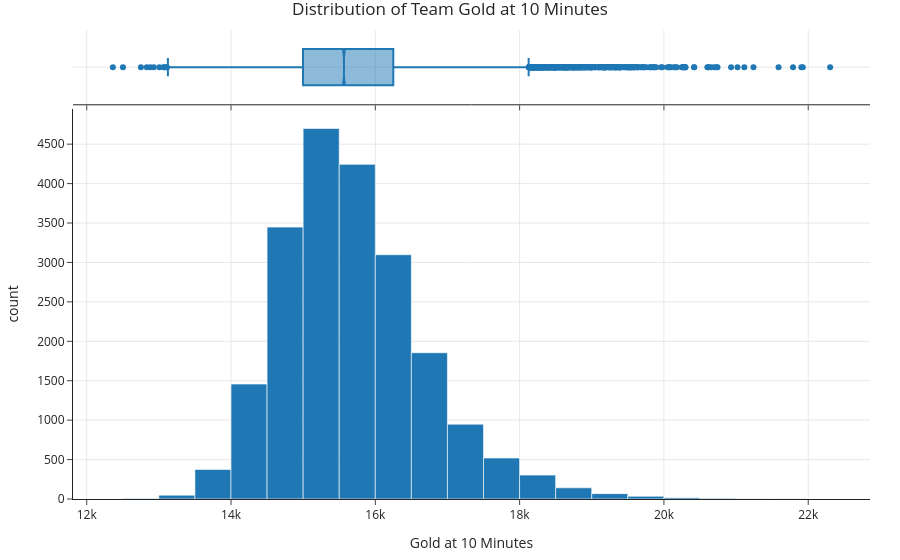

The notebook cell this image was saved under:
### Code cell
fig_goldat10 = px.histogram(
    cleaned.dropna(subset=["goldat10"]),
    x="goldat10",
    nbins=40,
    marginal="box",
    title="Distribution of Team Gold at 10 Minutes",
    labels={"goldat10": "Gold at 10 Minutes"}
)

fig_goldat10.show()
fig_goldat10.write_html(assets_dir / "gold-at-10-distribution.html", include_plotlyjs="cdn")

### Figure 1 — Plotly figure (JSON) as saved in the notebook; plotly's stock layout.template omitted (floating-point values rounded to 4 significant figures; data arrays with more than 128 entries replaced by an {"elided": "..."} marker saying what was removed)
{"data": [{"alignmentgroup": "True", "bingroup": "x", "hovertemplate": "Gold at 10 Minutes=%{x}<br>count=%{y}<extra></extra>", "legendgroup": "", "marker": {"color": "#1F77B4", "pattern": {"shape": ""}}, "name": "", "nbinsx": 40, "offsetgroup": "", "orientation": "v", "showlegend": false, "type": "histogram", "x": {"elided": "21282 int values"}, "xaxis": "x", "yaxis": "y"}, {"alignmentgroup": "True", "hovertemplate": "Gold at 10 Minutes=%{x}<extra></extra>", "legendgroup": "", "marker": {"color": "#1F77B4"}, "name": "", "notched": true, "offsetgroup": "", "showlegend": false, "type": "box", "x": {"elided": "21282 int values"}, "xaxis": "x2", "yaxis": "y2"}], "layout": {"barmode": "relative", "legend": {"tracegroupgap": 0}, "title": {"text": "Distribution of Team Gold at 10 Minutes"}, "xaxis": {"anchor": "y", "domain": [0, 1], "title": {"text": "Gold at 10 Minutes"}}, "xaxis2": {"anchor": "y2", "domain": [0, 1], "matches": "x", "showticklabels": false}, "yaxis": {"anchor": "x", "domain": [0, 0.8316], "title": {"text": "count"}}, "yaxis2": {"anchor": "x2", "domain": [0.8416, 1], "matches": "y2", "showline": false, "showticklabels": false, "ticks": ""}}}
